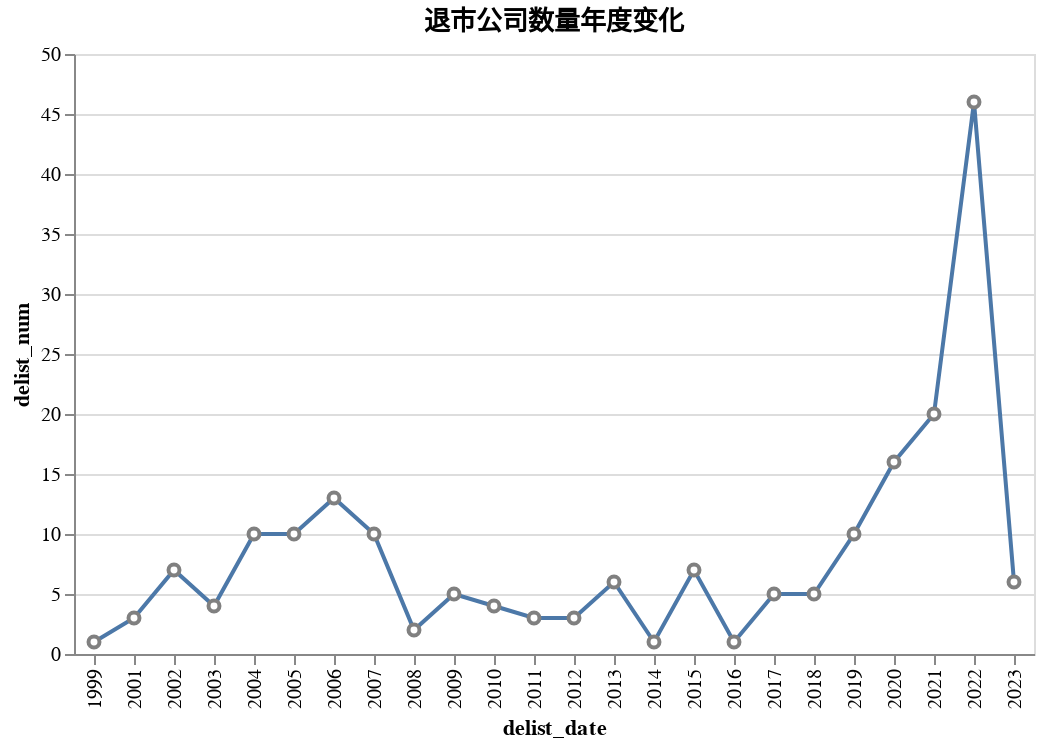

Source (notebook cell):
### Code cell
delist_by_year = df[df.list_status == 'D'].groupby(df.delist_date.str[0:4])['symbol'].count().to_frame('delist_num').reset_index()
alt.Chart(delist_by_year).mark_line(point={'radius':8, 'fill':'white', 'stroke':'grey'}).encode(
    alt.X(delist_by_year.columns[0]),
    alt.Y(delist_by_year.columns[1]),
    tooltip=['delist_date', 'delist_num']
).properties(
    width='container',
    title='退市公司数量年度变化')

### Figure 1 — Vega-Lite specification as saved in the notebook (floating-point values rounded to 4 significant figures)
{"config": {"view": {"continuousWidth": 300, "continuousHeight": 300}}, "data": {"name": "data-0687e66d6636059e0d8ea28e8c55fa9b"}, "mark": {"type": "line", "point": {"radius": 8, "fill": "white", "stroke": "grey"}}, "encoding": {"tooltip": [{"field": "delist_date", "type": "nominal"}, {"field": "delist_num", "type": "quantitative"}], "x": {"field": "delist_date", "type": "nominal"}, "y": {"field": "delist_num", "type": "quantitative"}}, "title": "退市公司数量年度变化", "width": "container", "$schema": "https://vega.github.io/schema/vega-lite/v5.8.0.json", "datasets": {"data-0687e66d6636059e0d8ea28e8c55fa9b": [{"delist_date": "1999", "delist_num": 1}, {"delist_date": "2001", "delist_num": 3}, {"delist_date": "2002", "delist_num": 7}, {"delist_date": "2003", "delist_num": 4}, {"delist_date": "2004", "delist_num": 10}, {"delist_date": "2005", "delist_num": 10}, {"delist_date": "2006", "delist_num": 13}, {"delist_date": "2007", "delist_num": 10}, {"delist_date": "2008", "delist_num": 2}, {"delist_date": "2009", "delist_num": 5}, {"delist_date": "2010", "delist_num": 4}, {"delist_date": "2011", "delist_num": 3}, {"delist_date": "2012", "delist_num": 3}, {"delist_date": "2013", "delist_num": 6}, {"delist_date": "2014", "delist_num": 1}, {"delist_date": "2015", "delist_num": 7}, {"delist_date": "2016", "delist_num": 1}, {"delist_date": "2017", "delist_num": 5}, {"delist_date": "2018", "delist_num": 5}, {"delist_date": "2019", "delist_num": 10}, {"delist_date": "2020", "delist_num": 16}, {"delist_date": "2021", "delist_num": 20}, {"delist_date": "2022", "delist_num": 46}, {"delist_date": "2023", "delist_num": 6}]}}
